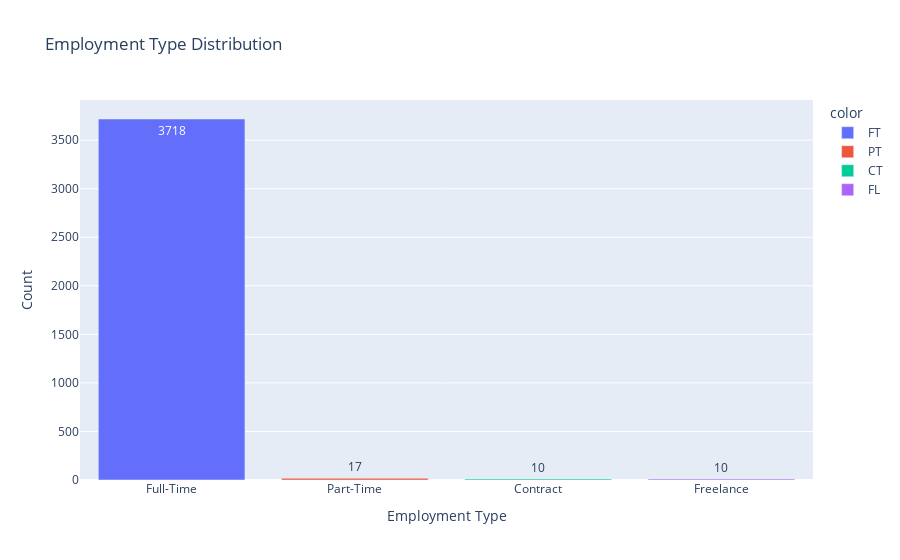

The code cell stored with this chart in its notebook:
### Markdown cell above
There are 4 types of employment:

    - PT: Part-Time
    - FT: Full-Time
    - CT: Contract
    - FL: Freelance

### Code cell
groups = df['employment_type'].value_counts()
types = ['Full-Time', 'Part-Time', 'Contract', 'Freelance']

fig = px.bar(x=types,
            y=groups.values,
            color=groups.index,
            text=groups.values,
            title='Employment Type Distribution')

fig.update_xaxes(title='Employment Type')
fig.update_yaxes(title='Count')

fig.show()

### Figure 1 — Plotly figure (JSON) as saved in the notebook; plotly's stock layout.template omitted (floating-point values rounded to 4 significant figures)
{"data": [{"alignmentgroup": "True", "hovertemplate": "color=FT<br>x=%{x}<br>y=%{y}<br>text=%{text}<extra></extra>", "legendgroup": "FT", "marker": {"color": "#636efa", "pattern": {"shape": ""}}, "name": "FT", "offsetgroup": "FT", "orientation": "v", "showlegend": true, "text": [3718], "textposition": "auto", "type": "bar", "x": ["Full-Time"], "xaxis": "x", "y": [3718], "yaxis": "y"}, {"alignmentgroup": "True", "hovertemplate": "color=PT<br>x=%{x}<br>y=%{y}<br>text=%{text}<extra></extra>", "legendgroup": "PT", "marker": {"color": "#EF553B", "pattern": {"shape": ""}}, "name": "PT", "offsetgroup": "PT", "orientation": "v", "showlegend": true, "text": [17], "textposition": "auto", "type": "bar", "x": ["Part-Time"], "xaxis": "x", "y": [17], "yaxis": "y"}, {"alignmentgroup": "True", "hovertemplate": "color=CT<br>x=%{x}<br>y=%{y}<br>text=%{text}<extra></extra>", "legendgroup": "CT", "marker": {"color": "#00cc96", "pattern": {"shape": ""}}, "name": "CT", "offsetgroup": "CT", "orientation": "v", "showlegend": true, "text": [10], "textposition": "auto", "type": "bar", "x": ["Contract"], "xaxis": "x", "y": [10], "yaxis": "y"}, {"alignmentgroup": "True", "hovertemplate": "color=FL<br>x=%{x}<br>y=%{y}<br>text=%{text}<extra></extra>", "legendgroup": "FL", "marker": {"color": "#ab63fa", "pattern": {"shape": ""}}, "name": "FL", "offsetgroup": "FL", "orientation": "v", "showlegend": true, "text": [10], "textposition": "auto", "type": "bar", "x": ["Freelance"], "xaxis": "x", "y": [10], "yaxis": "y"}], "layout": {"barmode": "relative", "legend": {"title": {"text": "color"}, "tracegroupgap": 0}, "title": {"text": "Employment Type Distribution"}, "xaxis": {"anchor": "y", "domain": [0, 1], "title": {"text": "Employment Type"}}, "yaxis": {"anchor": "x", "domain": [0, 1], "title": {"text": "Count"}}}}
